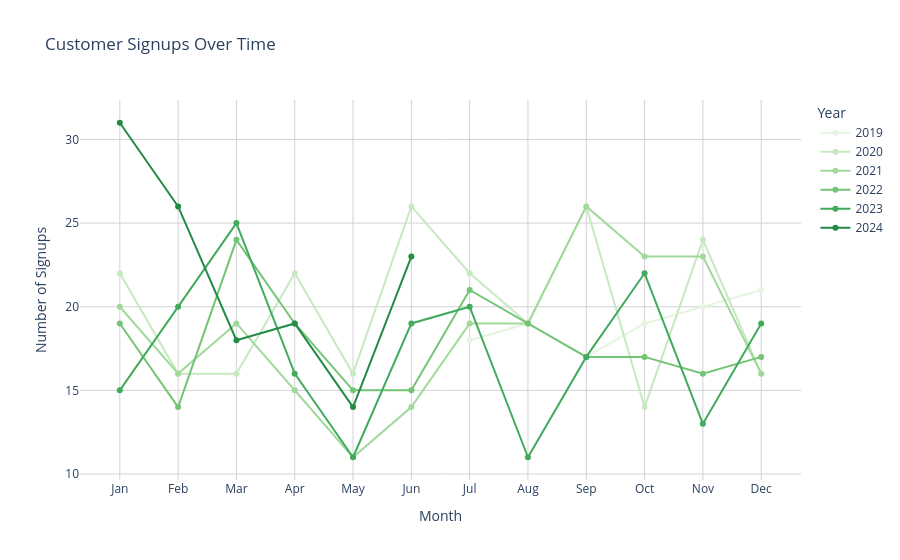

Write notebook code for a chart like this one.
### Code cell
# Ensure the SignupDate column is in datetime format
final_combined_dataset = final_combined_dataset.copy()  # Make sure we're working on a copy

final_combined_dataset['SignupDate'] = pd.to_datetime(final_combined_dataset['SignupDate'], errors='coerce')

# Extract Year and Month
final_combined_dataset['Year'] = final_combined_dataset['SignupDate'].dt.year
final_combined_dataset['Month'] = final_combined_dataset['SignupDate'].dt.month

# Group by Year and Month, counting unique CustomerIDs
signup_count = final_combined_dataset.groupby(['Year', 'Month']).agg({'CustomerID': 'nunique'}).reset_index()

# Sort years in descending order
unique_years = sorted(signup_count['Year'].unique(), reverse=True)

# Generate reversed shades of green based on the number of years
green_shades = px.colors.sequential.Greens[len(unique_years):0:-1]  # Darkest shade for the most recent year

# Map years to specific green shades
year_to_color = {year: green_shades[i] for i, year in enumerate(unique_years)}

# Plotting
fig = px.line(
    signup_count,
    x='Month',
    y='CustomerID',
    color='Year',
    title="Customer Signups Over Time",
    labels={'CustomerID': 'Number of Signups', 'Month': 'Month'},
    markers=True,
    color_discrete_map=year_to_color  # Explicitly assign colors
)

# Update layout to include gridlines
fig.update_layout(
    plot_bgcolor='white',
    xaxis=dict(
        tickmode='array',
        tickvals=list(range(1, 13)),  # Ensure months 1-12 are shown
        ticktext=['Jan', 'Feb', 'Mar', 'Apr', 'May', 'Jun', 'Jul', 'Aug', 'Sep', 'Oct', 'Nov', 'Dec'],
        showgrid=True,  # Show gridlines on the x-axis
        gridcolor='lightgray'  # Set the grid color to light gray for better visibility
    ),
    yaxis=dict(
        showgrid=True,  # Show gridlines on the y-axis
        gridcolor='lightgray'  # Set the grid color to light gray for better visibility
    ),
    yaxis_title="Number of Signups",
    xaxis_title="Month"
)

fig.show()

### Figure 1 — Plotly figure (JSON) as saved in the notebook; plotly's stock layout.template omitted (floating-point values rounded to 4 significant figures)
{"data": [{"hovertemplate": "Year=2019<br>Month=%{x}<br>Number of Signups=%{y}<extra></extra>", "legendgroup": "2019", "line": {"color": "rgb(229,245,224)", "dash": "solid"}, "marker": {"symbol": "circle"}, "mode": "lines+markers", "name": "2019", "orientation": "v", "showlegend": true, "type": "scatter", "visible": true, "x": [7, 8, 9, 10, 11, 12], "xaxis": "x", "y": [18, 19, 17, 19, 20, 21], "yaxis": "y"}, {"hovertemplate": "Year=2020<br>Month=%{x}<br>Number of Signups=%{y}<extra></extra>", "legendgroup": "2020", "line": {"color": "rgb(199,233,192)", "dash": "solid"}, "marker": {"symbol": "circle"}, "mode": "lines+markers", "name": "2020", "orientation": "v", "showlegend": true, "type": "scatter", "visible": true, "x": [1, 2, 3, 4, 5, 6, 7, 8, 9, 10, 11, 12], "xaxis": "x", "y": [22, 16, 16, 22, 16, 26, 22, 19, 26, 14, 24, 16], "yaxis": "y"}, {"hovertemplate": "Year=2021<br>Month=%{x}<br>Number of Signups=%{y}<extra></extra>", "legendgroup": "2021", "line": {"color": "rgb(161,217,155)", "dash": "solid"}, "marker": {"symbol": "circle"}, "mode": "lines+markers", "name": "2021", "orientation": "v", "showlegend": true, "type": "scatter", "visible": true, "x": [1, 2, 3, 4, 5, 6, 7, 8, 9, 10, 11, 12], "xaxis": "x", "y": [20, 16, 19, 15, 11, 14, 19, 19, 26, 23, 23, 16], "yaxis": "y"}, {"hovertemplate": "Year=2022<br>Month=%{x}<br>Number of Signups=%{y}<extra></extra>", "legendgroup": "2022", "line": {"color": "rgb(116,196,118)", "dash": "solid"}, "marker": {"symbol": "circle"}, "mode": "lines+markers", "name": "2022", "orientation": "v", "showlegend": true, "type": "scatter", "visible": true, "x": [1, 2, 3, 4, 5, 6, 7, 8, 9, 10, 11, 12], "xaxis": "x", "y": [19, 14, 24, 19, 15, 15, 21, 19, 17, 17, 16, 17], "yaxis": "y"}, {"hovertemplate": "Year=2023<br>Month=%{x}<br>Number of Signups=%{y}<extra></extra>", "legendgroup": "2023", "line": {"color": "rgb(65,171,93)", "dash": "solid"}, "marker": {"symbol": "circle"}, "mode": "lines+markers", "name": "2023", "orientation": "v", "showlegend": true, "type": "scatter", "visible": true, "x": [1, 2, 3, 4, 5, 6, 7, 8, 9, 10, 11, 12], "xaxis": "x", "y": [15, 20, 25, 16, 11, 19, 20, 11, 17, 22, 13, 19], "yaxis": "y"}, {"hovertemplate": "Year=2024<br>Month=%{x}<br>Number of Signups=%{y}<extra></extra>", "legendgroup": "2024", "line": {"color": "rgb(35,139,69)", "dash": "solid"}, "marker": {"symbol": "circle"}, "mode": "lines+markers", "name": "2024", "orientation": "v", "showlegend": true, "type": "scatter", "visible": true, "x": [1, 2, 3, 4, 5, 6], "xaxis": "x", "y": [31, 26, 18, 19, 14, 23], "yaxis": "y"}], "layout": {"autosize": true, "legend": {"title": {"text": "Year"}, "tracegroupgap": 0}, "plot_bgcolor": "white", "title": {"text": "Customer Signups Over Time"}, "xaxis": {"anchor": "y", "autorange": true, "domain": [0, 1], "gridcolor": "lightgray", "range": [0.2897, 12.71], "showgrid": true, "tickmode": "array", "ticktext": ["Jan", "Feb", "Mar", "Apr", "May", "Jun", "Jul", "Aug", "Sep", "Oct", "Nov", "Dec"], "tickvals": [1, 2, 3, 4, 5, 6, 7, 8, 9, 10, 11, 12], "title": {"text": "Month"}, "type": "linear"}, "yaxis": {"anchor": "x", "autorange": true, "domain": [0, 1], "gridcolor": "lightgray", "range": [9.35, 32.65], "showgrid": true, "title": {"text": "Number of Signups"}, "type": "linear"}}}
